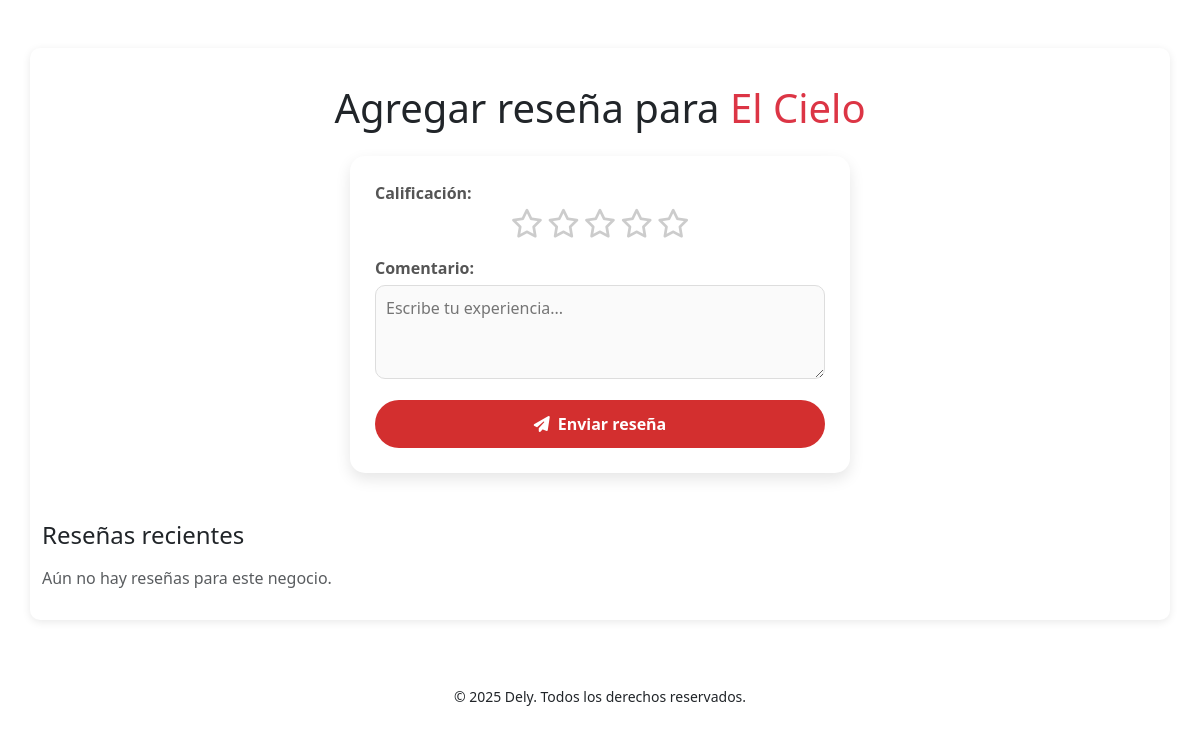
The app's page /business/2/add_review/ (signed in), older data.
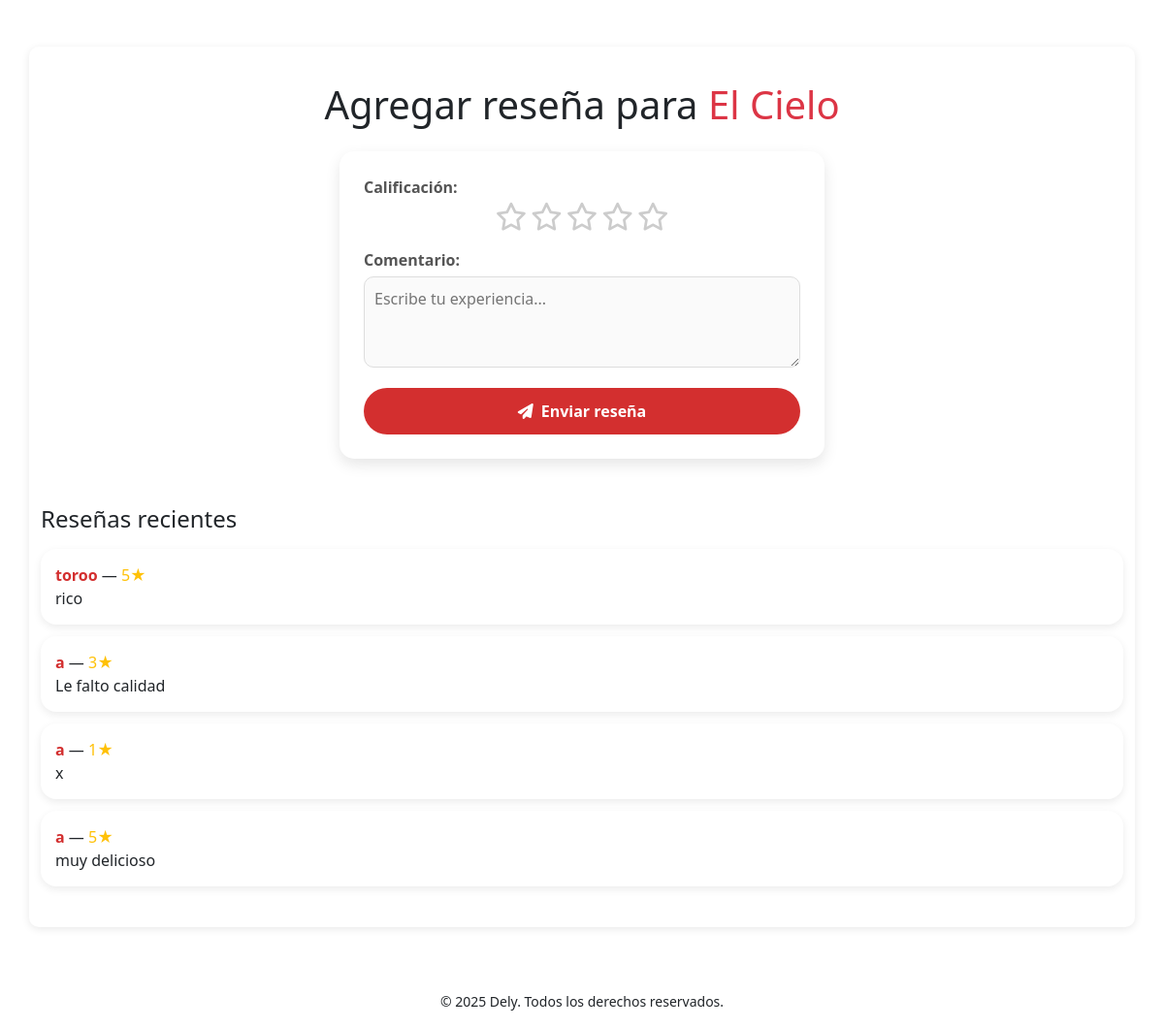
The same page, newer data.
### appdely/models.py (models this page shows, shortened)
class Review(models.Model):
    business = models.ForeignKey(Business, on_delete=models.CASCADE)
    user = models.ForeignKey(settings.AUTH_USER_MODEL, on_delete=models.CASCADE)
    rating = models.PositiveSmallIntegerField()  # 1–5
    comment = models.TextField(blank=True, null=True)
    date = models.DateTimeField(auto_now_add=True)
    reply = models.TextField(blank=True, null=True)
    updated_at = models.DateTimeField(auto_now=True)
    reports = models.IntegerField(default=0)

### accounts/models.py (models this page shows)
class User(AbstractUser):
    user_type = models.ForeignKey(UserType, on_delete=models.SET_NULL, null=True, blank=True)
    profile_image = models.ImageField(upload_to='profiles/', null=True, blank=True)
    profile_image = models.ImageField(upload_to='profiles/', null=True, blank=True)

### appdely/views.py (the view, shortened to what this page needs)
# urls.py: path('business/<int:business_id>/add_review/', views.add_review, name='add_review'),
@login_required
def add_review(request, business_id):
    business = get_object_or_404(Business, id=business_id)
    user = request.user
    reviews = Review.objects.filter(business=business).order_by('-id')
    return render(request, 'appdely/add_review.html', {'business': business, 'reviews': reviews})

### appdely/templates/appdely/add_review.html (shortened to what this page needs)
{% load static %}
<!DOCTYPE html>
<html lang="es">
<head>
    <link rel="stylesheet" href="{% static 'appdely/css/reviws.css' %}">
    <link rel="stylesheet" href="{% static 'appdely/css/details.css' %}">
    <link href="https://cdn.jsdelivr.net/npm/bootstrap@5.3.0/dist/css/bootstrap.min.css" rel="stylesheet">
    <link href="https://cdnjs.cloudflare.com/ajax/libs/font-awesome/6.4.0/css/all.min.css" rel="stylesheet">
</head>
<body>
    <div class="container my-5">
        <h1 class="text-center mb-4">Agregar reseña para <span class="text-danger">{{ business.business_name }}</span></h1>
        <div class="form-container mb-5">
            <form method="POST" id="review-form">
                <label class="fw-semibold">Calificación:</label>
                <div class="rating-stars text-center mb-3" id="rating-stars">
                    <i class="fa-regular fa-star" data-value="1"></i>
                    <i class="fa-regular fa-star" data-value="2"></i>
                    <i class="fa-regular fa-star" data-value="3"></i>
                    <i class="fa-regular fa-star" data-value="4"></i>
                    <i class="fa-regular fa-star" data-value="5"></i>
                </div>
                <label for="comment">Comentario:</label>
                <textarea name="comment" id="comment" rows="3" placeholder="Escribe tu experiencia..." required style="border-radius:10px; border:1px solid #ddd; padding:10px; width:100%; margin-bottom:15px;"></textarea>
                <button type="submit" style="width:100%; border:none; border-radius:30px; padding:12px; font-weight:600; font-size:1rem; background:#d32f2f; color:#fff; transition:background 0.3s ease;"><i class="fa-solid fa-paper-plane me-2"></i>Enviar reseña</button>
            </form>
        </div>
        <div id="reviews-list">
            <h4 class="mb-3">Reseñas recientes</h4>
            {% for review in reviews %}
                <div class="review-card">
                    <strong>{{ review.user.username }}</strong> —
                    <span class="text-warning">{{ review.rating }}★</span><br>
                    <span>{{ review.comment }}</span>
                </div>
            {% empty %}
                <div class="text-muted">Aún no hay reseñas para este negocio.</div>
            {% endfor %}
        </div>
    </div>
    <footer class="text-center py-3 mt-5">
        <small>&copy; 2025 Dely. Todos los derechos reservados.</small>
    </footer>
</body>
</html>

Row changes from the older to the newer data that the page shows:
added Review: user.username "toroo", rating "5", comment "rico"
added Review: user.username "a", rating "3", comment "Le falto calidad"
added Review: user.username "a", rating "1", comment "x"
added Review: user.username "a", rating "5", comment "muy delicioso"
Text that changed along with them:
text no longer shown: "Aún no hay reseñas para este negocio."
